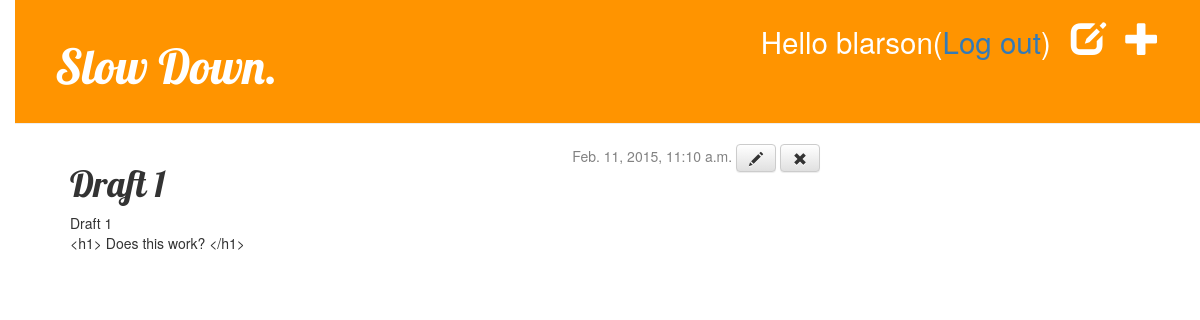
Screenshot of /post/18/ (signed in) with the database file from the repository.
### blog/models.py (models this page shows, shortened)
class Post(models.Model):
    author = models.ForeignKey('auth.User')
    title = models.CharField(max_length=200)
    text = models.TextField()
    created_date = models.DateTimeField(default = timezone.now())
    published_date = models.DateTimeField(blank = True, null = True)

### blog/views.py (the view)
# urls.py: url(r'^post/(?P<pk>[0-9]+)/$', views.post_detail),
def post_detail(request, pk):
    post = get_object_or_404(Post, pk=pk)
    return render(request, 'blog/post_detail.html', {'post': post})

### blog/templates/blog/post_detail.html
{% extends 'blog/base.html' %}
{% block content %}
  <div class="date">
    {% if user.is_authenticated %}
      {% if post.published_date %}
        {{ post.published_date }}
      {% else %}
        <a class="btn btn-default" href="{% url 'blog.views.post_publish' pk=post.pk %}">Publish</a>
      {% endif %}
      <a class="btn btn-default" href="{% url 'post_edit' pk=post.pk %}"><span class="glyphicon glyphicon-pencil"></span></a>
      <a class="btn btn-default" href="{% url 'post_remove' pk=post.pk %}"><span class="glyphicon glyphicon-remove"></span></a>
    {% else %}
    <a href="{% url 'django.contrib.auth.views.login' %}" class="top-menu"><span class="glyphicon glyphicon-lock"></span></a>
    {% endif %}
  </div>
  <h1>{{ post.title }}</h1>
  <p>{{ post.text|linebreaks }}</p>
{% endblock %}

### blog/templates/blog/base.html (shortened to what this page needs)
{% load staticfiles %}
<html>
<head>
  <link rel="stylesheet" href="//maxcdn.bootstrapcdn.com/bootstrap/3.2.0/css/bootstrap.min.css">
  <link rel="stylesheet" href="//maxcdn.bootstrapcdn.com/bootstrap/3.2.0/css/bootstrap-theme.min.css">
  <link rel="stylesheet" href="{% static 'css/blog.css' %}">
</head>
<body>
  <div class="page-header">
    {% if user.is_authenticated %}
    <a href="{% url 'blog.views.post_new' %}" class="top-menu"><span class="glyphicon glyphicon-plus"></span></a>
    <a href="{% url 'post_draft_list' %}" class="top-menu"><span class="glyphicon glyphicon-edit"></span></a>
    <p class="top-menu"><small>Hello {{ user.username }}(<a href="{% url 'django.contrib.auth.views.logout' %}">Log out</a>)</small></p>
    {% else %}
    <a href="{% url 'django.contrib.auth.views.login' %}" class="top-menu"><span class="glyphicon glyphicon-lock"></span></a>
    {% endif %}
    <h1><a href="/">Slow Down. </a></h1>
  </div>
  <div class="content container">
    <div class="row">
      <div class="col-md-8">
      {% block content %}
      {% endblock %}
      </div>
    </div>
  </div>
</body>
</html>

### static/css/blog.css (style rules this page uses)
h1 a { color: #FCA205; font-family: 'Lobster'; }
body { padding-left: 15px; }
.page-header { background-color: #ff9400; margin-top: 0; padding: 20px 20px 20px 40px; }
.page-header h1, .page-header h1 a, .page-header h1 a:visited, .page-header h1 a:active { color: #ffffff; font-size: 36pt; text-decoration: none; }
.content { margin-left: 40px; }
h1, h2, h3, h4 { font-family: 'Lobster', cursive; }
.date { float: right; color: #828282; }
.top-menu, .top-menu:hover, .top-menu:visited { color: #ffffff; float: right; font-size: 26pt; margin-right: 20px; }

### rows the page displays
Post: published_date "Feb. 11, 2015, 11:10 a.m.", title "Draft 1", text "Draft 1 <h1> Does this work? </h1>"

### other values shown
{{ user.username }} "blarson"
